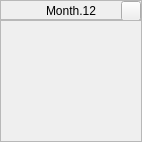
        <widget class="QFrame" name="frameMonth_12">
         <property name="minimumSize">
          <size>
           <width>142</width>
           <height>142</height>
          </size>
         </property>
         <property name="maximumSize">
          <size>
           <width>142</width>
           <height>142</height>
          </size>
         </property>
         <property name="frameShape">
          <enum>QFrame::Box</enum>
         </property>
         <property name="frameShadow">
          <enum>QFrame::Plain</enum>
         </property>
         <property name="lineWidth">
          <number>0</number>
         </property>
         <layout class="QVBoxLayout" name="verticalLayout_12">
          <property name="spacing">
           <number>0</number>
          </property>
          <property name="leftMargin">
           <number>0</number>
          </property>
          <property name="topMargin">
           <number>0</number>
          </property>
          <property name="rightMargin">
           <number>0</number>
          </property>
          <property name="bottomMargin">
           <number>0</number>
          </property>
          <item>
           <widget class="QFrame" name="frameMonthTitle_12">
            <property name="minimumSize">
             <size>
              <width>0</width>
              <height>20</height>
             </size>
            </property>
            <property name="maximumSize">
             <size>
              <width>16777215</width>
              <height>20</height>
             </size>
            </property>
            <property name="frameShape">
             <enum>QFrame::StyledPanel</enum>
            </property>
            <property name="frameShadow">
             <enum>QFrame::Raised</enum>
            </property>
            <layout class="QHBoxLayout" name="horizontalLayout_15">
             <property name="spacing">
              <number>0</number>
             </property>
             <property name="leftMargin">
              <number>20</number>
             </property>
             <property name="topMargin">
              <number>0</number>
             </property>
             <property name="rightMargin">
              <number>0</number>
             </property>
             <property name="bottomMargin">
              <number>0</number>
             </property>
             <item>
              <widget class="QLabel" name="labelMonthTitle_12">
               <property name="minimumSize">
                <size>
                 <width>0</width>
                 <height>20</height>
                </size>
               </property>
               <property name="maximumSize">
                <size>
                 <width>16777215</width>
                 <height>20</height>
                </size>
               </property>
               <property name="text">
                <string>Month.12</string>
               </property>
               <property name="alignment">
                <set>Qt::AlignCenter</set>
               </property>
              </widget>
             </item>
             <item>
              <widget class="QPushButton" name="buttonMonthDetailsView_12">
               <property name="minimumSize">
                <size>
                 <width>20</width>
                 <height>20</height>
                </size>
               </property>
               <property name="maximumSize">
                <size>
                 <width>20</width>
                 <height>20</height>
                </size>
               </property>
               <property name="text">
                <string/>
               </property>
              </widget>
             </item>
            </layout>
           </widget>
          </item>
          <item>
           <widget class="QFrame" name="frameMonthButtonContainer_12">
            <property name="frameShape">
             <enum>QFrame::StyledPanel</enum>
            </property>
            <property name="frameShadow">
             <enum>QFrame::Raised</enum>
            </property>
           </widget>
          </item>
         </layout>
        </widget>
